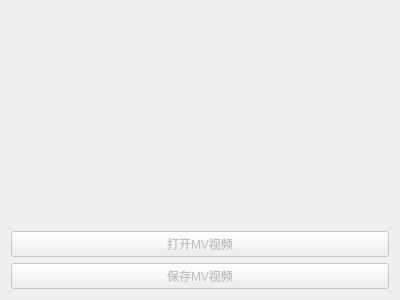
<?xml version="1.0" encoding="UTF-8"?>
<ui version="4.0">
 <class>openmvForm</class>
 <widget class="QWidget" name="openmvForm">
  <property name="geometry">
   <rect>
    <x>0</x>
    <y>0</y>
    <width>400</width>
    <height>300</height>
   </rect>
  </property>
  <property name="windowTitle">
   <string>MV嵌入音准参考</string>
  </property>
  <layout class="QGridLayout" name="gridLayout">
   <item row="0" column="0">
    <widget class="QLabel" name="MvViewPiclab">
     <property name="text">
      <string/>
     </property>
     <property name="alignment">
      <set>Qt::AlignCenter</set>
     </property>
    </widget>
   </item>
   <item row="1" column="0">
    <widget class="QLabel" name="MvViewNamelab">
     <property name="maximumSize">
      <size>
       <width>16777215</width>
       <height>25</height>
      </size>
     </property>
     <property name="text">
      <string/>
     </property>
     <property name="alignment">
      <set>Qt::AlignCenter</set>
     </property>
    </widget>
   </item>
   <item row="2" column="0">
    <widget class="QPushButton" name="openMVbtn">
     <property name="enabled">
      <bool>false</bool>
     </property>
     <property name="text">
      <string>打开MV视频</string>
     </property>
    </widget>
   </item>
   <item row="3" column="0">
    <widget class="QPushButton" name="saveMVbtn">
     <property name="enabled">
      <bool>false</bool>
     </property>
     <property name="text">
      <string>保存MV视频</string>
     </property>
    </widget>
   </item>
  </layout>
 </widget>
 <resources/>
 <connections/>
</ui>
